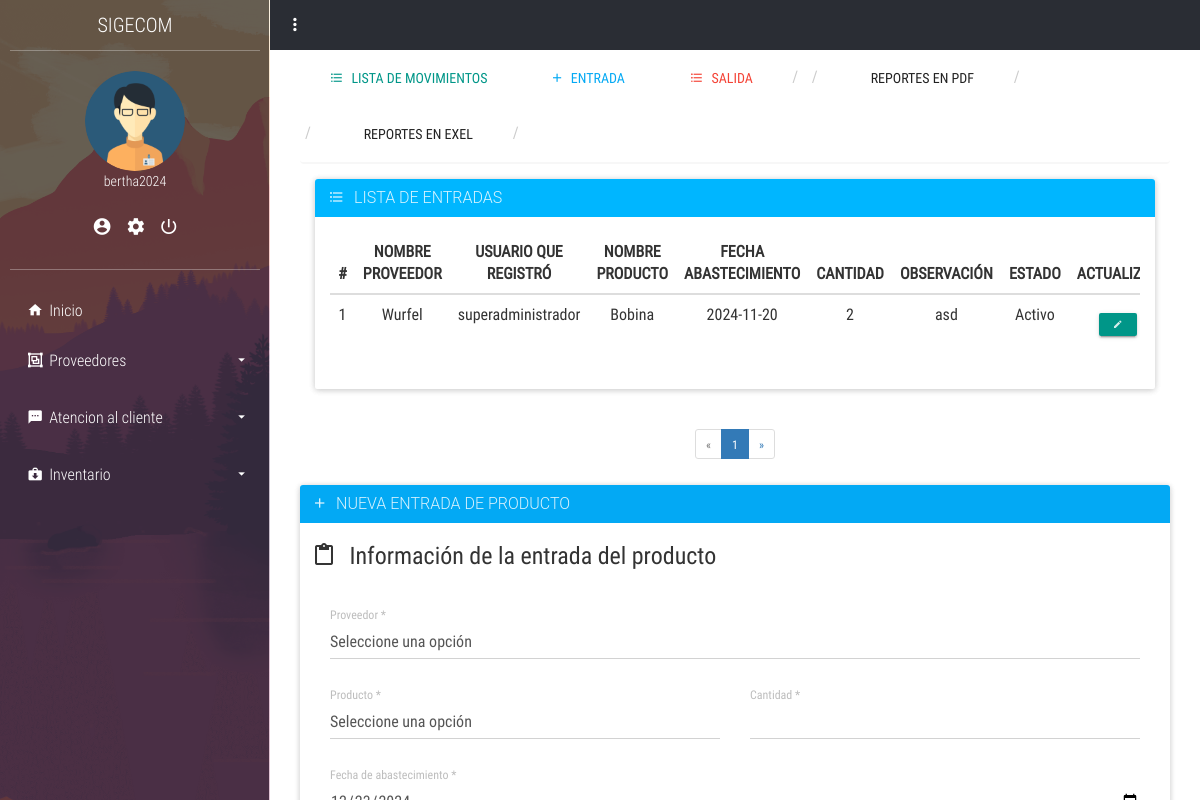
Screenshot of /inventario/movimientos/entrada/index.php (signed in) with the database file from the repository.
### tables this page shows
CREATE TABLE IF NOT EXISTS `usuario` (
  `ID_usuario` int NOT NULL AUTO_INCREMENT,
  `id_personal` int DEFAULT NULL,
  `Nombre_usuario` varchar(50) NOT NULL,
  `Correo` varchar(250) DEFAULT NULL,
  `password` varchar(100) NOT NULL,
  `ID_tipousuario` int DEFAULT NULL,
  `Estado` int DEFAULT '1',
  `confirmado` int NOT NULL DEFAULT '0',
  `codigo` varchar(4) DEFAULT NULL,
  `token` int DEFAULT NULL,
  `fecha` timestamp NOT NULL,
  PRIMARY KEY (`ID_usuario`),
  KEY `ID_tipousuario` (`ID_tipousuario`),
  KEY `id_Personal` (`id_personal`)
);

CREATE TABLE IF NOT EXISTS `detalle_producto_proveedor` (
  `Id_det_producto_proveedor` int NOT NULL AUTO_INCREMENT,
  `ID_proveedor` int NOT NULL,
  `ID_producto` int DEFAULT NULL,
  `ID_usuario` int NOT NULL,
  `Fecha_abastecimiento` date NOT NULL,
  `cantidad` int DEFAULT NULL,
  `Observación` varchar(250) DEFAULT NULL,
  `Estado` varchar(50) DEFAULT NULL,
  PRIMARY KEY (`Id_det_producto_proveedor`),
  KEY `ID_proveedor` (`ID_proveedor`),
  KEY `ID_producto` (`ID_producto`),
  KEY `ID_usuario` (`ID_usuario`)
);

CREATE TABLE IF NOT EXISTS `proveedor` (
  `ID_proveedor` int NOT NULL AUTO_INCREMENT,
  `Nombre` varchar(10) NOT NULL,
  `Dirección` varchar(100) NOT NULL,
  `Teléfono` varchar(100) NOT NULL,
  `Estado` varchar(50) DEFAULT '1',
  PRIMARY KEY (`ID_proveedor`)
);

CREATE TABLE IF NOT EXISTS `productos` (
  `id_producto` int NOT NULL AUTO_INCREMENT,
  `nombre` varchar(100) NOT NULL,
  `descripcion` text,
  `id_tipo_producto` int DEFAULT NULL,
  `precio` decimal(10,2) NOT NULL,
  `fecha_registro` timestamp NULL DEFAULT CURRENT_TIMESTAMP,
  `estado` int DEFAULT '1',
  PRIMARY KEY (`id_producto`),
  KEY `id_tipo_producto` (`id_tipo_producto`)
);

### app/config.php (called while the page is built, shortened)
<?php
$URL = "http://localhost/sigecom/";

### layout/sesion.php (called while the page is built, shortened)
<?php
if (isset($_SESSION['sesion_usuario'])) {
    $nombre_usuario_sesion = $_SESSION['sesion_usuario'];
    $sql = "SELECT u.ID_usuario, u.Nombre_usuario, u.ID_tipousuario, tu.Nombre_tipousuario as rol, p.ID_cargo, u.Correo
            FROM usuario as u
            INNER JOIN tipo_usuario as tu ON u.ID_tipousuario = tu.ID_tipousuario
            INNER JOIN personal as p ON u.id_personal = p.ID_personal
            WHERE Nombre_usuario = :nombre_usuario_sesion";
    $query = $pdo->prepare($sql);
    $query->execute(['nombre_usuario_sesion' => $nombre_usuario_sesion]);
    $usuarios = $query->fetchAll(PDO::FETCH_ASSOC);
    foreach ($usuarios as $usuario) {
        $nombres_sesion = $usuario['Nombre_usuario'];
        $rol_sesion = $usuario['rol'];
    }
} else {
    echo "no existe sesion";
    header('Location: ' . $URL . '/login');
}

### inventario/movimientos/entrada/index.php (the view, shortened to what this page needs)
<?php
include ('../../../app/config.php');
include ('../../../layout/sesion.php');
include ('../../../layout/parte1.php');
?>
<div class="container-fluid">
    <?php include ('../layout/parte1.php');?>
    <div><?php include ('lista.php'); ?></div>
    <div class="panel panel-info">
        <div class="panel-heading">
            <h3 class="panel-title"><i class="zmdi zmdi-plus"></i> &nbsp; NUEVA ENTRADA DE PRODUCTO</h3>
        </div>
        <div class="panel-body">
        <form id="nuevaEntradaProductoForm" action="../../../app/controllers/inventario/entrada/guardar_entrada.php" method="post" autocomplete="off">
    <fieldset>
        <legend><i class="zmdi zmdi-assignment-o"></i> &nbsp; Información de la entrada del producto</legend>
        <div class="container-fluid">
            <div class="row">
                <div class="col-xs-12">
                    <div class="form-group label-floating">
                        <label class="control-label">Proveedor *</label>
                        <select class="form-control" name="proveedor-reg" required title="Seleccione un proveedor.">
                            <option value="">Seleccione una opción</option>
                        </select>
                    </div>
                </div>
                <div class="col-xs-12 col-sm-6">
                    <div class="form-group label-floating">
                        <label class="control-label">Producto *</label>
                        <select class="form-control" name="producto-reg" required title="Seleccione un producto.">
                            <option value="">Seleccione una opción</option>
                        </select>
                    </div>
                </div>
                <div class="col-xs-12 col-sm-6">
                    <div class="form-group label-floating">
                        <label class="control-label">Cantidad *</label>
                        <input pattern="[0-9]+" class="form-control" type="text" name="cantidad-reg" required title="Ingrese una cantidad válida (solo números).">
                    </div>
                </div>
                <div class="col-xs-12">
                    <div class="form-group label-floating">
                        <label class="control-label">Fecha de abastecimiento *</label>
                        <input type="date" class="form-control" name="fecha-abastecimiento-reg" required title="Ingrese una fecha de abastecimiento válida." value="<?php echo date('Y-m-d');?>">
                    </div>
                </div>
            </div>
        </div>
    </fieldset>
</form>

### layout/parte1.php (shortened to what this page needs)
<!DOCTYPE html>
<html lang="es">
<head>
	<link rel="stylesheet" href="<?php echo $URL; ?>/plant/css/main.css">
</head>
<body>
	<section class="full-box cover dashboard-sideBar">
		<div class="full-box dashboard-sideBar-ct">
			<div class="full-box text-uppercase text-center text-titles dashboard-sideBar-title">
				SIGECOM <i class="zmdi zmdi-close btn-menu-dashboard visible-xs"></i>
			</div>
			<div class="full-box dashboard-sideBar-UserInfo">
				<figure class="full-box">
					<img src="<?php echo $URL; ?>/plant/assets/avatars/AdminMaleAvatar.png" alt="UserIcon">
					<figcaption class="text-center text-titles"><?php echo $nombres_sesion; ?></figcaption>
				</figure>
				<ul class="full-box list-unstyled text-center">
					<li>
						<a href="<?php echo $URL; ?>/my_data" title="Mis datos">
							<i class="zmdi zmdi-account-circle"></i>
						</a>
					</li>
					<li>
						<a href="<?php echo $URL; ?>/my_account" title="Mi cuenta">
							<i class="zmdi zmdi-settings"></i>
						</a>
					</li>
					<li>
    <a href="#" title="Cerrar Sesión" onclick="confirmacionCerrarSesion(event)">
        <i class="zmdi zmdi-power"></i>
    </a>
</li>
				</ul>
			</div>
			<ul class="list-unstyled full-box dashboard-sideBar-Menu">
				<li>
					<a href="<?php echo $URL; ?>/home.php">
						<i class="zmdi zmdi-home zmdi-hc-fw"></i> Inicio
					</a>
				</li>
				<?php if ($rol_sesion !== "tecnico"): ?>
				<li>
					<a href="#!" class="btn-sideBar-SubMenu">
						<i class="zmdi zmdi-group zmdi-hc-fw"></i> Proveedores <i class="zmdi zmdi-caret-down pull-right"></i>
					</a>
					<ul class="list-unstyled full-box">
					</ul>
				</li>
<?php endif; ?>
				<?php if ($rol_sesion !== "tecnico"): ?>
				<li>
					<a href="#!" class="btn-sideBar-SubMenu">
						<i class="zmdi zmdi-comment-more zmdi-hc-fw"></i> Atencion al cliente<i class="zmdi zmdi-caret-down pull-right"></i>
					</a>
					<ul class="list-unstyled full-box">
					</ul>
				</li>
				<?php endif; ?>
				<?php if ($rol_sesion !== "tecnico"): ?>
				<li>
					<a href="#!" class="btn-sideBar-SubMenu">
						<i class="zmdi zmdi-case-download zmdi-hc-fw"></i> Inventario <i class="zmdi zmdi-caret-down pull-right"></i>
					</a>
					<ul class="list-unstyled full-box">
					</ul>
				</li>
				<?php endif; ?>
			</ul>
		</div>
	</section>
	<section class="full-box dashboard-contentPage">
		<nav class="full-box dashboard-Navbar">
			<ul class="full-box list-unstyled text-right">
				<li class="pull-left">
					<a href="#!" class="btn-menu-dashboard"><i class="zmdi zmdi-more-vert"></i></a>
				</li>
			</ul>
		</nav>
</body>
</html>

### inventario/movimientos/entrada/lista.php (shortened to what this page needs)
<div class="container-fluid">
		<div class="panel panel-success">
			<div class="panel-heading" style="background-color: #00b6ff;">
				<h3 class="panel-title"><i class="zmdi zmdi-format-list-bulleted"></i> &nbsp; LISTA DE ENTRADAS</h3>
			</div>
			<div class="panel-body">
				<div class="table-responsive">
					<table class="table table-hover text-center">
						<thead>
							<tr>
								<th class="text-center">#</th>
								<th class="text-center">NOMBRE PROVEEDOR</th>
								<th class="text-center">USUARIO QUE REGISTRÓ</th>
								<th class="text-center">NOMBRE PRODUCTO</th>
								<th class="text-center">FECHA ABASTECIMIENTO</th>
								<th class="text-center">CANTIDAD</th>
								<th class="text-center">OBSERVACIÓN</th>
								<th class="text-center">ESTADO</th>
								<th class="text-center">ACTUALIZAR</th>
							</tr>
						</thead>
						<tbody>
							<?php
								$limit = 5;
								$page = (isset($_GET['page'])) ? $_GET['page'] : 1;
								$offset = ($page - 1) * $limit;
								$query = "SELECT dpp.Id_det_producto_proveedor, p.Nombre, dp.nombre as Nom_producto, dpp.Fecha_abastecimiento, dpp.cantidad, dpp.Observación, dpp.Estado, u.Nombre_usuario
								FROM detalle_producto_proveedor dpp
								INNER JOIN proveedor p ON dpp.ID_proveedor = p.ID_proveedor
								INNER JOIN productos dp ON dpp.ID_producto = dp.id_producto
								INNER JOIN usuario u ON dpp.ID_usuario = u.ID_usuario
								ORDER BY dpp.Id_det_producto_proveedor DESC
								LIMIT $limit OFFSET $offset";
								$stmt = $pdo->query($query);
								while ($row = $stmt->fetch(PDO::FETCH_ASSOC)): ?>
									<tr>
										<td><?php echo htmlspecialchars($contador = (isset($contador) ? ++$contador : 1)); ?></td>
										<td><?php echo htmlspecialchars($row['Nombre']); ?></td>
										<td><?php echo htmlspecialchars($row['Nombre_usuario']); ?></td>
										<td><?php echo htmlspecialchars($row['Nom_producto']); ?></td>
										<td><?php echo htmlspecialchars($row['Fecha_abastecimiento']); ?></td>
										<td><?php echo htmlspecialchars($row['cantidad']); ?></td>
										<td><?php echo htmlspecialchars($row['Observación']); ?></td>
										<td>
											<?php echo htmlspecialchars($row['Estado'] ? 'Activo' : 'Inactivo'); ?>
										</td>
										<td>
											<button type="button" class="btn btn-primary btn-raised btn-xs" onclick="window.location.href = 'editar.php?Id_det_producto_proveedor=<?php echo $row['Id_det_producto_proveedor']; ?>'">
												<i class="zmdi zmdi-edit"></i>
											</button>
										</td>
									</tr>
								<?php endwhile; ?>
						</tbody>
					</table>
				</div>
			</div>
		</div>
	</div>
    <nav class="text-center">
					<ul class="pagination pagination-sm">
						<li class="disabled"><a href="javascript:void(0)">«</a></li>
						<?php
							$query = "SELECT COUNT(*) as total FROM detalle_producto_proveedor";
							$stmt = $pdo->query($query);
							$total = $stmt->fetchColumn();
							$pages = ceil($total / $limit);
							for ($i = 1; $i <= $pages; $i++) {
								$active = ($i == $page) ? 'active' : '';
								                                echo '<li class="' . $active . '"><a href="' . $URL . '/inventario/movimientos/entrada/index.php?page=' . $i . '">' . $i . '</a></li>';
							}
						?>
						<li><a href="javascript:void(0)">»</a></li>
					</ul>
	</nav>

### plant/css/main.css (style rules this page uses)
body, html { background-color: #fff; width: 100%; height: 100%; margin: 0; padding: 0; position: relative; font-size: 16px; font-family: 'RobotoCondensed'; overflow: hidden; }
.full-box { margin: 0; padding: 0; width: 100%; box-sizing: border-box; }
.cover { background: 50% 50% no-repeat; background-size: cover; }
.text-titles { font-family: 'RobotoCondensedLight' }
.dashboard-sideBar, .dashboard-contentPage { position: absolute; top: 0; height: 100%; transition: all .3s ease-in-out; }
.dashboard-sideBar, .dashboard-sideBar-ct { width: 270px; }
.dashboard-sideBar { left: 0; z-index: 2; background-image: url('../assets/img/sideBar.png'); border-right: 1px solid rgba(255, 255, 255, .7); overflow: hidden; }
.dashboard-sideBar-ct { position: relative; height: 100%; background-color: rgba(42, 45, 52, 0.7); padding: 0 10px; padding-bottom: 30px; }
.dashboard-sideBar-title, .dashboard-sideBar-title > i { height: 50px; line-height: 50px; color: #fff; font-size: 20px; }
.dashboard-sideBar-title { position: relative; }
.dashboard-sideBar-UserInfo { border-top: 1px solid rgba(255, 255, 255, .3); border-bottom: 1px solid rgba(255, 255, 255, .3); color: #fff; font-size: 14px; padding: 20px 0; }
.dashboard-sideBar-UserInfo figure img { width: 100px; height: 100px; border-radius: 100%; display: block; margin: 0 auto; }
.dashboard-sideBar-UserInfo ul { margin-top: 15px; }
.dashboard-sideBar-UserInfo ul > li, .dashboard-sideBar-UserInfo ul > li > a { display: inline-block; color: #fff; }
.dashboard-sideBar-UserInfo ul > li > a { outline: none; font-size: 20px; padding: 7px; transition: all .3s ease-in-out; }
.dashboard-sideBar-Menu { padding-top: 15px; }
.dashboard-sideBar-Menu > li, .dashboard-sideBar-Menu > li > a, .dashboard-sideBar-Menu > li > ul > li, .dashboard-sideBar-Menu > li > ul > li > a { line-height: 50px; font-family: "RobotoCondensedLight"; display: block; color: #fff; text-decoration: none; border-radius: 4px; transition: all .3s ease-in-out; position: relative; }
.dashboard-sideBar-Menu > li > a > i.zmdi-caret-down { line-height: 50px; transition: all .3s ease-in-out; }
.dashboard-sideBar-Menu > li > a { padding: 0 15px; box-sizing: border-box; height: 50px; outline: none; }
.dashboard-sideBar-Menu > li > ul { position: relative; padding-top: 7px; height: 0; overflow: hidden; }
.dashboard-contentPage { right: 0; z-index: 1; padding-left: 270px; }
.dashboard-Navbar, .dashboard-Navbar > ul, .dashboard-Navbar > ul >li, .dashboard-Navbar > ul > li > a { height: 50px; line-height: 50px; }
.dashboard-Navbar > ul > li > a { outline: none; }
.dashboard-Navbar { background-color: #2A2D34; overflow: hidden; }
.dashboard-Navbar > ul >li, .dashboard-Navbar > ul > li > a { display: inline-block; width: 50px; text-align: center; color: #fff; margin: 0; padding: 0; font-size: 20px; transition: all .3s ease-in-out; position: relative; }

### rows the page displays
usuario: Nombre_usuario "bertha2024"
detalle_producto_proveedor: contador "1", ID_proveedor.Nombre "Wurfel", ID_usuario.Nombre_usuario "superadministrador", ID_producto.nombre "Bobina", Fecha_abastecimiento "2024-11-20", cantidad "2", Observación "asd", Estado "Activo"
